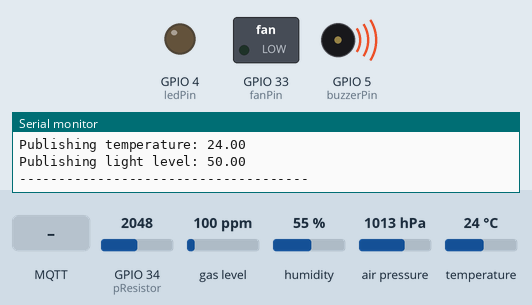
Simulated run of this sketch. Board: ESP32. On the bench: switched loads named in the sketch (green lamp = pin HIGH), output pins drawn as LEDs (lit = HIGH), buzzer (waves = sounding), the last lines printed to the serial monitor. Inputs (shaded band) come from the test bench; at power-on: GPIO 34 (pResistor) = 2048, gas level 100 ppm, humidity 55 %, air pressure 1013 hPa, temperature 24 °C. WiFi joins after 1.5 s; servers stay silent unless stated; no MQTT or app messages arrive unless stated.

Above: at 2.8 s.
2.9 s: MQTT message "ON" arrives on the first subscribed topic
At 3.5 s:
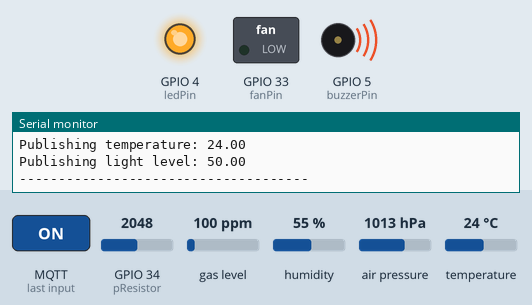
4.4 s: MQTT message "OFF" arrives on the second subscribed topic
At 5.3 s:
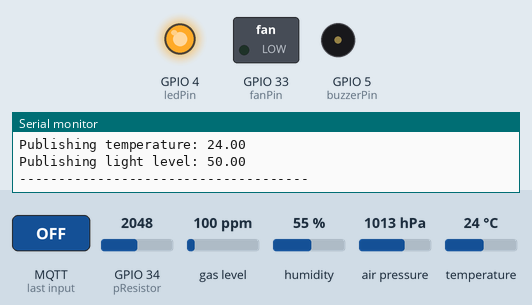
5.9 s: MQTT message "ON" arrives on the third subscribed topic
At 6.3 s:
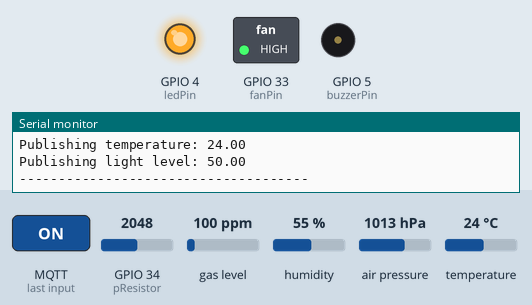
7.5 s: MQTT message "OFF" arrives on the first subscribed topic
At 8.1 s:
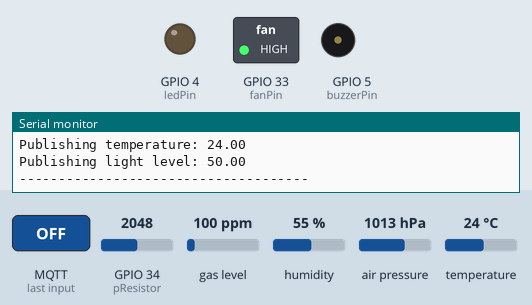
9.0 s: MQTT message "ON" arrives on the second subscribed topic
At 10.3 s:
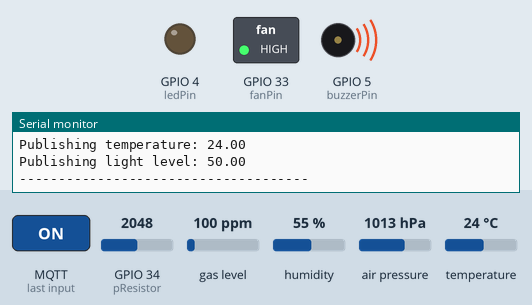
10.6 s: MQTT message "ON" arrives on the first subscribed topic
At 11.1 s:
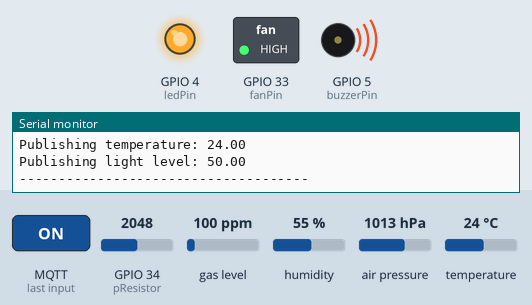
Timing chart, 0 to 13.1 s (numbered marks = the images above; inputs shaded):
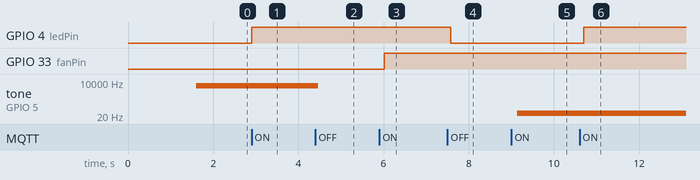

The sketch:

SensorNode_02mai.ino
```cpp
// Importerer bibliotek
#include <WiFi.h>
#include <PubSubClient.h>
#include <Wire.h>
#include <Adafruit_Sensor.h>
#include "Adafruit_BME680.h"
#include "esp32-hal-cpu.h"

// Setter opp MQTT server
const char* ssid = "rpi6";
const char* password = "123456789";
const char* mqtt_server = "192.168.137.7"; // IPen til RPI

// Variabler
const int buzzerChannel = 0;
const int ledPin = 4;
const int buzzerPin = 5;
const int fanPin = 33;
const int pResistor = 34;

float hum_weighting = 0.25; // luftfuktighet står for 25% av luftkvalitet
float gas_weighting = 0.75; // gassmålinger står for 75% av luftkvalitet

float hum_score, gas_score;
float gas_reference = 250000;
float hum_reference = 40;
int   getgasreference_count = 0;

long  lastMsg = 0;
char  msg[50];
int   value = 0;
int   interval = 500;

float temperature = 0;
float gas = 0;
int   pResistorReading = 0;

#define SEALEVELPRESSURE_HPA (1013.25)

// WiFi og PubSub setup
WiFiClient espClientSensorNode;
PubSubClient client(espClientSensorNode);

Adafruit_BME680 bme; // I2C kommunikasjonsprotokoll


void setup() {
  Serial.begin(115200);

  while (!Serial);
    Serial.println(F("BME680 async test"));

  Wire.begin();

  if (!bme.begin()) {
    Serial.println(F("Could not find a valid BME680 sensor, check wiring!"));
    while (1);
  }

  // Setter opp sampling fra BME 680 og filter
  bme.setTemperatureOversampling(BME680_OS_8X);
  bme.setHumidityOversampling(BME680_OS_2X);
  bme.setPressureOversampling(BME680_OS_4X);
  bme.setIIRFilterSize(BME680_FILTER_SIZE_3);
  bme.setGasHeater(320, 150); // 320*C for 150 ms
  GetGasReference(); // Referanseverdi for VOC nivå kalibreres hver 10. måling

  setup_wifi();
  client.setServer(mqtt_server, 1883);
  client.setCallback(callback);

  // pins
  pinMode(pResistor, INPUT);
  pinMode(ledPin, OUTPUT);
  pinMode(buzzerPin, OUTPUT);
  pinMode(fanPin, OUTPUT);

  // buzzer
  ledcSetup(buzzerChannel, 4000, 10);
  ledcAttachPin(buzzerPin, buzzerChannel);
  ledcWriteTone(buzzerChannel, 5000);
  ledcWrite(buzzerChannel, 4);

}


// Kobler seg på clienten
void reconnect() {

  while (!client.connected()) {
    Serial.print("Attempting MQTT connection...");

  // Reconnect
  if (client.connect("espClientSensorNode")) {
      Serial.println("connected");

  // Subscribe
  client.subscribe("esp32/lightOutput");
  client.subscribe("esp32/buzzerOutput");
  client.subscribe("esp32/fanOutput");
  client.subscribe("esp32/powerUsage");
  }

  else {
    Serial.print("failed, rc=");
    Serial.print(client.state());
    Serial.println(" try again in 5 seconds");
    // Venter 5 sek før den prøver igjen
    delay(5000);
    }
  }
}

// Kobler til WiFi nettverket rpi6 som er delt fra PC, gir beskjed om lokal IP og når man kobles på
void setup_wifi() {
  delay(100);
  Serial.println();
  Serial.print("Connecting to ");
  Serial.println(ssid);

  WiFi.begin(ssid, password);

  while (WiFi.status() != WL_CONNECTED) {
    delay(500);
    Serial.print(".");
  }

  Serial.println("");
  Serial.println("WiFi connected");
  Serial.println("IP address: ");
  Serial.println(WiFi.localIP());
}

// callback tar inn en beskjed på en topic, og legger de inn i en string MessageTemp. Blir senere brukt til outputs
void callback(char* topic, byte* message, unsigned int length) {

  Serial.println();
  Serial.print("Message arrived on topic: ");
  Serial.print(topic);
  Serial.print(". Message: ");

  String messageTemp;

  for (int i = 0; i < length; i++) {
  Serial.print((char)message[i]);
  messageTemp += (char)message[i];}

  // IF-betingelser sjekker topic og message, og setter definerte outputs på LED, buzzer og vifte.

  if (String(topic) == "esp32/lightOutput") {
    if(messageTemp == "ON"){
      digitalWrite(ledPin, HIGH);
      }
    else if(messageTemp == "OFF"){
      digitalWrite(ledPin, LOW);
      }
  }

  if (String(topic) == "esp32/buzzerOutput") {
    if(messageTemp == "ON"){
      ledcWrite(buzzerChannel, 32);
      ledcWriteTone(buzzerChannel, 32);
      }
    if(messageTemp == "OFF"){
      ledcWrite(buzzerChannel, 0);
      ledcWriteTone(buzzerChannel, 0);
      }
  }

  if (String(topic) == "esp32/fanOutput") {
    if(messageTemp == "ON"){
      digitalWrite(fanPin, HIGH);
      }
    if(messageTemp == "OFF"){
      digitalWrite(fanPin, LOW);
      }
  }

  // Setter ned ytelsen til ESP32 sensornoden til fordel for mindre strømbruk
  if (String(topic) == "esp32/powerUsage"){
    if (messageTemp == "LOW") {
      interval = 3000;
      Serial.end();
      WiFi.setSleep(WIFI_PS_MIN_MODEM);
      setCpuFrequencyMhz(80);
      }
    if (messageTemp == "HIGH"){
      interval = 500;
      Serial.begin(115200);
      WiFi.setSleep(WIFI_PS_NONE);
      setCpuFrequencyMhz(240);
      }
  }

}


void loop() {

  if (!client.connected()) {
    reconnect();
  }

  client.loop(); // Holder klienten oppe

  long now = millis();
  if (now - lastMsg > interval) {

  // Regner ut bidrag fra luftfuktighet
  float current_humidity = bme.readHumidity();
  if (current_humidity >= 38 && current_humidity <= 42)
    hum_score = 0.25*100; // Humidity +/-5% around optimum
  else
  { //sub-optimal
    if (current_humidity < 38)
      hum_score = 0.25/hum_reference*current_humidity*100;
    else
    {
      hum_score = ((-0.25/(100-hum_reference)*current_humidity)+0.416666)*100;
    }
  }

  // Regner ut bidrag fra gasspartikler
  float gas_lower_limit = 5000;   // Bad air quality limit
  float gas_upper_limit = 50000;  // Good air quality limit
  if (gas_reference > gas_upper_limit) gas_reference = gas_upper_limit;
  if (gas_reference < gas_lower_limit) gas_reference = gas_lower_limit;
  gas_score = (0.75/(gas_upper_limit-gas_lower_limit)*gas_reference -(gas_lower_limit*(0.75/(gas_upper_limit-gas_lower_limit))))*100;

  // Kombinerer resultater, gir en score fra 0-100% der 100% er best
  float air_quality_score = hum_score + gas_score;

  if ((getgasreference_count++)%10==0) GetGasReference();

    // Publisher verdier fra sensorer til Node Red

    char IAQString[8]; // IAQ
    dtostrf(air_quality_score, 1, 2, IAQString);
    Serial.print("Publishing IAQ score in %: ");
    Serial.println(IAQString);
    client.publish("esp32/IAQ", IAQString);

    temperature =  bme.temperature; // Temp
    char tempString[8];
    dtostrf(temperature, 1, 2, tempString);
    Serial.print("Publishing temperature: ");
    Serial.println(tempString);
    client.publish("esp32/temperature", tempString);

    pResistorReading = analogRead(pResistor); // Light
    int lightLevel = map(pResistorReading, 0, 4095, 0, 100);
    char lightString[8];
    dtostrf(lightLevel, 1, 2, lightString);
    Serial.print("Publishing light level: ");
    Serial.println(lightString);
    client.publish("esp32/lightLevel", lightString);

    Serial.println("-------------------------------------");

    lastMsg = now;
  }

  // Gir beskjer om BME680 ikke klarer å lese sensordata
  unsigned long endTime = bme.beginReading();
  if (endTime == 0) {
    Serial.println(F("Failed to begin reading :("));
    return;
  }

  if (!bme.endReading()) {
    Serial.println(F("Failed to complete reading :("));
    return;
  }

}

// Tar 10 referansemålinger over 1.5 sekunder, skjer etter hver 10. måling.
void GetGasReference(){

  Serial.println("Getting a new gas reference value, 1.5 sec");
  int readings = 10;
  for (int i = 1; i <= readings; i++){ // read gas for 10 x 0.150mS = 1.5secs
    gas_reference += bme.readGas();
  }
  gas_reference = gas_reference / readings;
}
```

Measured:
- after the input at 2.9 s, GPIO 4 (ledPin): LOW → HIGH at once
- after the input at 4.4 s, tone on GPIO 5 (buzzerPin): 5000 Hz → silent after 0.07 s
- after the input at 5.9 s, GPIO 33 (fanPin): LOW → HIGH after 0.12 s
- after the input at 7.5 s, GPIO 4 (ledPin): HIGH → LOW after 0.08 s
- after the input at 9.0 s, tone on GPIO 5 (buzzerPin): silent → 32 Hz after 0.13 s
- after the input at 10.6 s, GPIO 4 (ledPin): LOW → HIGH after 0.10 s
